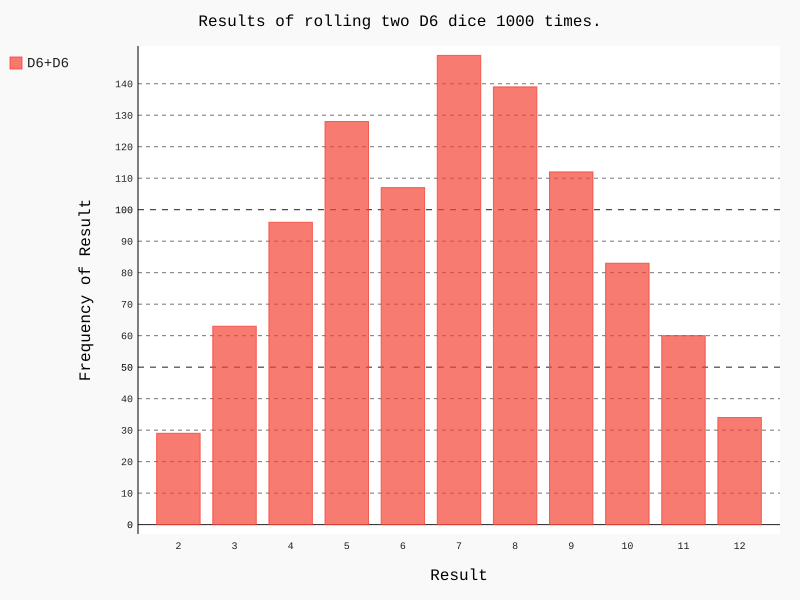

Write the Python code that produced this figure.
# -*- coding: utf-8 -*-
"""
Created on Fri Jun 15 22:03:29 2018

@author: Ju-Un Park
"""

# Exercise : Replace hist.x_labels with a loop to generate this list automatically

import pygal
from die import Die

# Create two D6 dice.
die_1 = Die()
die_2 = Die()

# Make some rolls, and store results in a list.
results = []
for roll_num in range(1000):
    result = die_1.roll() + die_2.roll()
    results.append(result)
    
# Analyze the results.
frequencies = []
max_result = die_1.num_sides + die_2.num_sides
for value in range(2, max_result+1):
    frequency = results.count(value)
    frequencies.append(frequency)
    
# Visualize the results.
hist = pygal.Bar()

hist.title = "Results of rolling two D6 dice 1000 times."
hist.x_labels = [str(i) for i in range(2,max_result+1)]

"""
    Different version of hist.x_labels
hist.x_labels = []
for i in range(2, max_result+1):
    hist.x_labels.append(str(i))
"""    

hist.x_title = "Result"
hist.y_title = "Frequency of Result"

hist.add('D6+D6', frequencies) # ADD results in histogram
hist.render_to_file('ex_dice_visual.svg')
